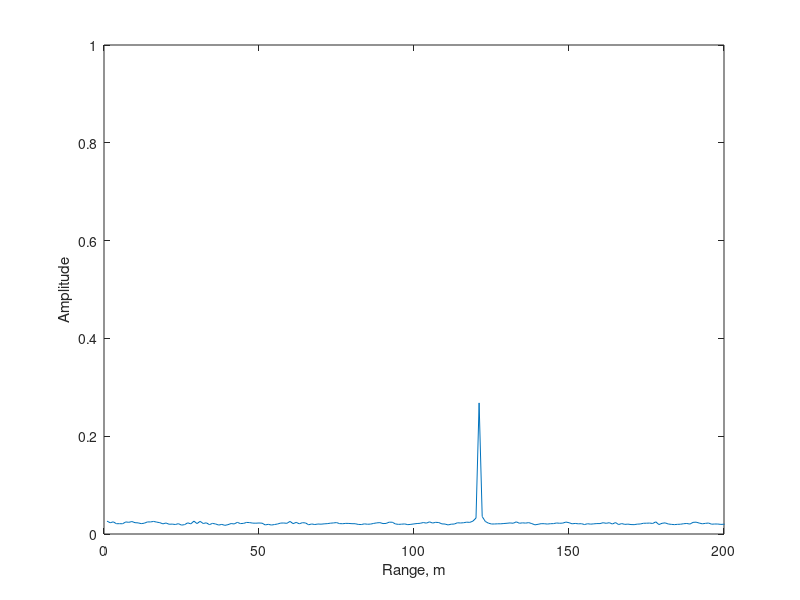
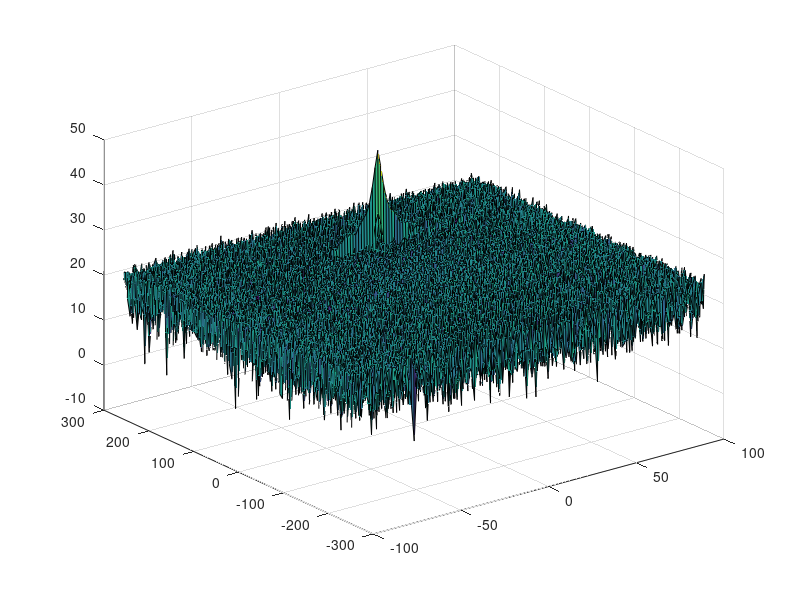

The MATLAB script that drew these images, in order: (Note: this script raises an error after producing the figures.)
clear all
clc;

%% Radar Specifications 
%%%%%%%%%%%%%%%%%%%%%%%%%%%
% Frequency of operation = 77GHz
% Max Range = 200m
% Range Resolution = 1 m
% Max Velocity = 100 m/s
%%%%%%%%%%%%%%%%%%%%%%%%%%%

%speed of light = 3e8
%% User Defined Range and Velocity of target
% *%TODO* :
% define the target's initial position and velocity. Note : Velocity
% remains contant
R_target = 120;
v_target = 10;

%% FMCW Waveform Generation

% *%TODO* :
%Design the FMCW waveform by giving the specs of each of its parameters.
% Calculate the Bandwidth (B), Chirp Time (Tchirp) and Slope (slope) of the FMCW
% chirp using the requirements above.
c = 3e8;
R_max = 200;
v_max = 100;
res = 1;
B = c/(2*res);
Tchirp = 5.5 * 2 * 200/c;
slope = B/Tchirp;

%Operating carrier frequency of Radar 
fc= 77e9;             %carrier freq

                                                          
%The number of chirps in one sequence. Its ideal to have 2^ value for the ease of running the FFT
%for Doppler Estimation. 
Nd=128;                   % #of doppler cells OR #of sent periods % number of chirps

%The number of samples on each chirp. 
Nr=1024;                  %for length of time OR # of range cells

% Timestamp for running the displacement scenario for every sample on each
% chirp
t=linspace(0,Nd*Tchirp,Nr*Nd); %total time for samples


%Creating the vectors for Tx, Rx and Mix based on the total samples input.
Tx=zeros(1,length(t)); %transmitted signal
Rx=zeros(1,length(t)); %received signal
Mix = zeros(1,length(t)); %beat signal

%Similar vectors for range_covered and time delay.
r_t=zeros(1,length(t));
td=zeros(1,length(t));


%% Signal generation and Moving Target simulation
% Running the radar scenario over the time. 

for i=1:length(t)         
    
    % *%TODO* :
    %For each time stamp update the Range of the Target for constant velocity. 
    r_t(i) = R_target + v_target * t(i);
    % *%TODO* :
    %For each time sample we need update the transmitted and
    %received signal.
    td(i) = 2 * r_t(i) / c;
    Tx(i) = cos(2*pi*(fc * t(i) + (slope * t(i)^2)/2));
    Rx(i) = cos(2*pi*(fc * (t(i) - td(i)) + (slope * (t(i) - td(i))^2)/2));
    
    % *%TODO* :
    %Now by mixing the Transmit and Receive generate the beat signal
    %This is done by element wise matrix multiplication of Transmit and
    %Receiver Signal
    Mix(i) = Tx(i) * Rx(i);
    
end

%% RANGE MEASUREMENT


 % *%TODO* :
%reshape the vector into Nr*Nd array. Nr and Nd here would also define the size of
%Range and Doppler FFT respectively.
Mix_reshaped = reshape(Mix, [Nr, Nd]);
 % *%TODO* :
%run the FFT on the beat signal along the range bins dimension (Nr) and
%normalize.
Mix_fft = fft(Mix_reshaped, [], 1) / Nr;
 % *%TODO* :
% Take the absolute value of FFT output
Mix_fft = abs(Mix_fft);
 % *%TODO* :
% Output of FFT is double sided signal, but we are interested in only one side of the spectrum.
% Hence we throw out half of the samples.
Mix_fft_max = max(Mix_fft, [], 2);
Mix_fft_mag = Mix_fft_max(1:Nr/2);

%plotting the range
figure ('Name','Range from First FFT')

 % *%TODO* :
 % plot FFT output 
plot(Mix_fft_mag);
xlabel('Range, m');
ylabel('Amplitude');
 
axis ([0 200 0 1]);



%% RANGE DOPPLER RESPONSE
% The 2D FFT implementation is already provided here. This will run a 2DFFT
% on the mixed signal (beat signal) output and generate a range doppler
% map.You will implement CFAR on the generated RDM


% Range Doppler Map Generation.

% The output of the 2D FFT is an image that has reponse in the range and
% doppler FFT bins. So, it is important to convert the axis from bin sizes
% to range and doppler based on their Max values.

Mix=reshape(Mix,[Nr,Nd]);

% 2D FFT using the FFT size for both dimensions.
sig_fft2 = fft2(Mix,Nr,Nd);

% Taking just one side of signal from Range dimension.
sig_fft2 = sig_fft2(1:Nr/2,1:Nd);
sig_fft2 = fftshift (sig_fft2);
RDM = abs(sig_fft2);
RDM = 10*log10(RDM) ;

%use the surf function to plot the output of 2DFFT and to show axis in both
%dimensions
doppler_axis = linspace(-100,100,Nd);
range_axis = linspace(-200,200,Nr/2)*((Nr/2)/400);
figure,surf(doppler_axis,range_axis,RDM);

%% CFAR implementation

%Slide Window through the complete Range Doppler Map

% *%TODO* :
%Select the number of Training Cells in both the dimensions.
% Apply CFAR to detect the targets by filtering the noise.
Tr = 10;
Td = 8; 

% *%TODO* :
%Select the number of Guard Cells in both dimensions around the Cell under 
%test (CUT) for accurate estimation
Gr = 4;
Gd = 4;
% *%TODO* :
% offset the threshold by SNR value in dB
offset = 7;
% *%TODO* :
%Create a vector to store noise_level for each iteration on training cells
% Grid Size = (2Tr+2Gr+1)(2Td+2Gd+1).
noise_level = zeros(1,1);
r_size = (2 * Tr + 2* Gr + 1);
doppler_size = (2 * Td + 2 * Gd + 1);

% *%TODO* :
%design a loop such that it slides the CUT across range doppler map by
%giving margins at the edges for Training and Guard Cells.
%For every iteration sum the signal level within all the training
%cells. To sum convert the value from logarithmic to linear using db2pow
%function. Average the summed values for all of the training
%cells used. After averaging convert it back to logarithimic using pow2db.
%Further add the offset to it to determine the threshold. Next, compare the
%signal under CUT with this threshold. If the CUT level > threshold assign
%it a value of 1, else equate it to 0.


% Use RDM[x,y] as the matrix from the output of 2D FFT for implementing
% CFAR
RDM_copy = RDM;
R_boundaries = Tr+Gr;
Doppler_boundaries = Td+Gd;
for i = (Tr+Gr+1):(Nr/2 - (Tr+Gr))
    for j = (Td+Gd+1):(Nd - (Td+Gd))
        training_signal = sum(db2pow(RDM(i - R_boundaries:i + R_boundaries, ...
                                                j - Doppler_boundaries:j+Doppler_boundaries)), 'all');
        guard_signal = sum(db2pow(RDM(i - (Gr):i + (Gr), j - (Gd):j+(Gd))), 'all');
        noise_level = training_signal - guard_signal;

        noise_level = noise_level / (r_size * doppler_size - (2 * Gr+1)*(2 * Gd+1));
        threshold = db2pow(pow2db(noise_level) + offset);

        cut = db2pow(RDM(i,j));
        if cut >= threshold
            RDM_copy(i,j) = 1;
        else 
            RDM_copy(i,j) = 0;
        end

    end
end

% *%TODO* :
% The process above will generate a thresholded block, which is smaller 
%than the Range Doppler Map as the CUT cannot be located at the edges of
%matrix. Hence,few cells will not be thresholded. To keep the map size same
% set those values to 0. 
 
RDM_copy(1 : Tr + Gr, :) = 0;
RDM_copy(Nr/2 - (Gr + Tr) + 1 : end, :) = 0;
RDM_copy(:, 1 : Td + Gd) = 0;
RDM_copy(:, Nd - (Gd + Td) + 1 : end) = 0;

% *%TODO* :
%display the CFAR output using the Surf function like we did for Range
%Doppler Response output.
figure,surf(doppler_axis,range_axis, RDM_copy);
xlabel('Velocity, m/s');
ylabel('Range, m');
zlabel('Strength');
colorbar;


 
 